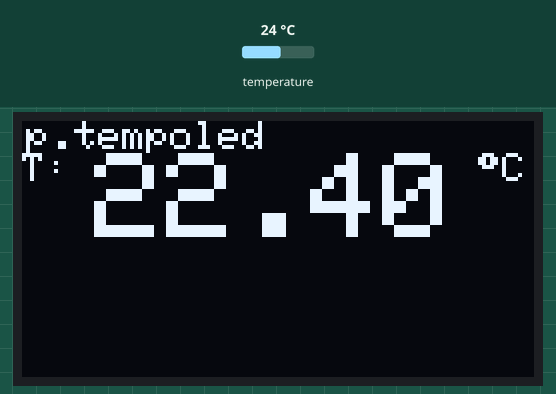
Bench run of a sketch on a simulated Arduino Uno, built with avr-gcc and run on an emulated ATmega328P. Parts: 128×64 one-colour display. The test bench sets the inputs (shaded band); at power-on: temperature 24 °C.

Above: at 0.9 s.

The sketch:

p.tempoled.ino
```cpp
#include <SPI.h>
#include <Wire.h>
#include <Adafruit_GFX.h>
#include <Adafruit_SSD1306.h>
#include <OneWire.h>
#include <DallasTemperature.h>


Adafruit_SSD1306 display;

const int pinTempDS = 7;
OneWire oneWireDS(pinTempDS);
DallasTemperature tempDS(&oneWireDS);

const double temp_constant=-1.6;

void setup() {
  display.begin(SSD1306_SWITCHCAPVCC, 0x3c);
  display.setTextSize(1);
  display.setTextColor(WHITE);
  display.setCursor(1,0);
  display.clearDisplay();
  display.println("p.tempoled");
  display.display();

  tempDS.begin();
  tempDS.requestTemperatures();

  display.print("T: ");
  display.setTextSize(3);
  double teplota=tempDS.getTempCByIndex(0)+temp_constant;
  display.print(teplota);
  display.setTextSize(1);
  display.print(" ");
  display.print((char)247);display.print("C");
  display.display();
}

void loop() {
}
```
